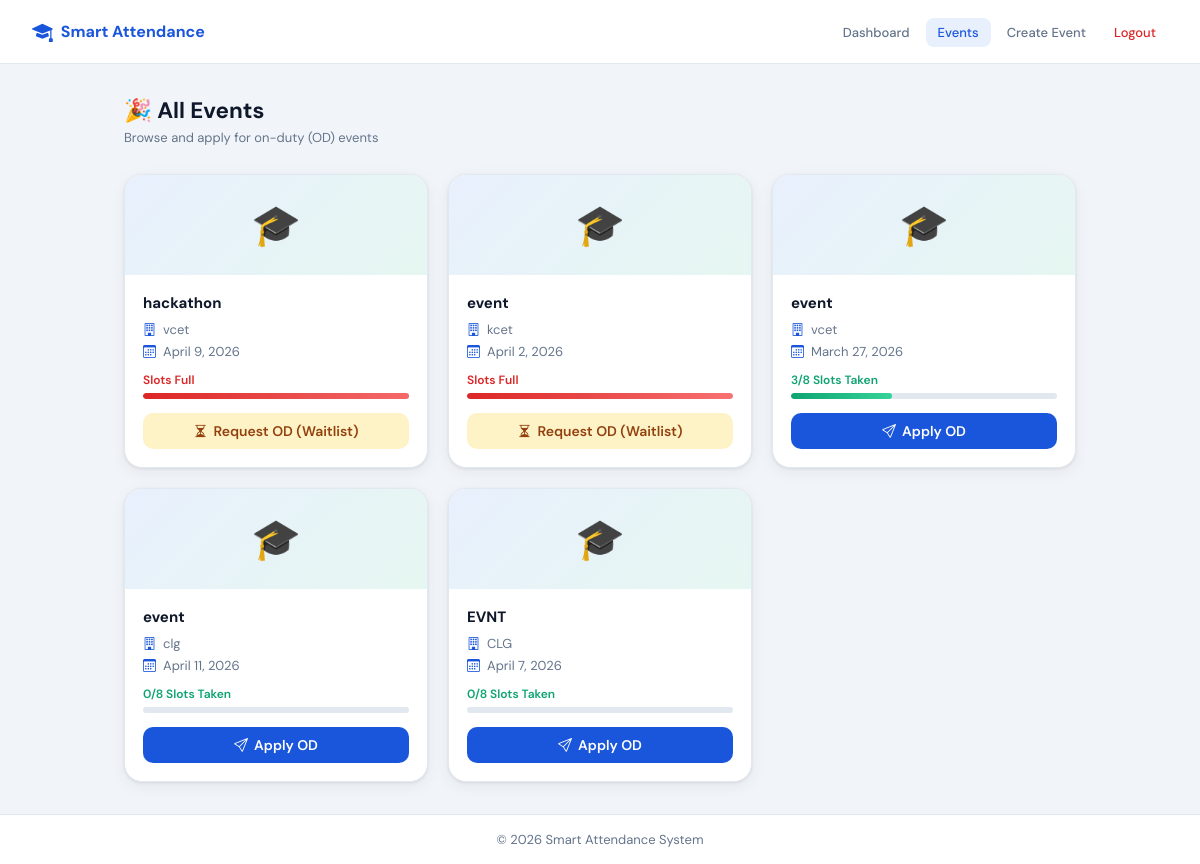
Page /events/ (signed in) on the earlier database version.
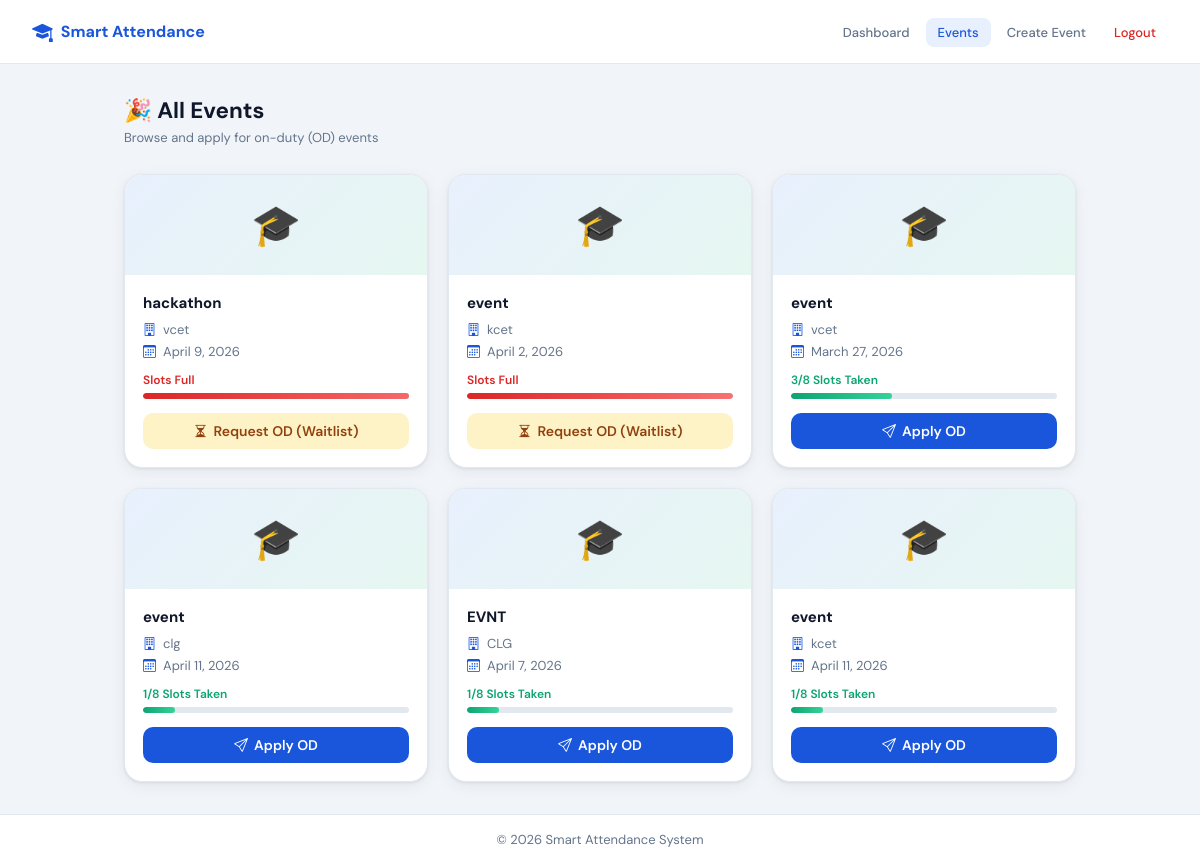
Same page on the later database version.
### events/models.py (models this page shows, shortened)
class Event(models.Model):
    college_name = models.CharField(max_length=100)
    event_name = models.CharField(max_length=100)
    event_date = models.DateField()
    brochure = models.FileField(upload_to='brochures/', blank=True, null=True)
    created_by = models.ForeignKey(
        settings.AUTH_USER_MODEL,
        on_delete=models.SET_NULL,
        null=True,
        blank=True
    )

### events/views.py (the view)
# urls.py: path('', views.event_list, name='event_list'),
@login_required
def event_list(request):
    events = Event.objects.all()
    event_data = []
    for event in events:
        count = ODApplication.objects.filter(
            date=event.event_date,
            status='approved'
        ).count()
        already_applied = ODApplication.objects.filter(
            student=request.user,
            date=event.event_date
        ).exists()
        event_data.append({
            'event': event,
            'count': count,
            'applied': already_applied,
        })
    return render(request, 'od/events.html', {'event_data': event_data})

### templates/od/events.html (shortened to what this page needs)
<!DOCTYPE html>
<html lang="en">
<head>
  <link href="https://cdn.jsdelivr.net/npm/bootstrap-icons@1.10.5/font/bootstrap-icons.css" rel="stylesheet"/>
</head>
<body>
<nav class="sa-nav">
  <a class="sa-nav-brand" href="{% url 'od_dashboard' %}">
    <i class="bi bi-mortarboard-fill" style="font-size:1.3rem;"></i> Smart Attendance
  </a>
  <ul class="sa-nav-links">
    <li><a href="{% url 'od_dashboard' %}">Dashboard</a></li>
    <li><a href="{% url 'event_list' %}" class="active">Events</a></li>
    <li><a href="{% url 'create_event' %}">Create Event</a></li>
    <li><a href="{% url 'logout' %}" class="logout">Logout</a></li>
  </ul>
</nav>
<div class="sa-page">
  <div class="page-header">
    <h1>🎉 All Events</h1>
    <p>Browse and apply for on-duty (OD) events</p>
  </div>
  {% if event_data %}
 <div class="events-grid">
  {% for item in event_data %}
  {% with event=item.event count=item.count applied=item.applied %}
  <div class="event-card">
    {% if event.brochure %}
      <img src="{{ event.brochure.url }}" class="event-brochure" alt="Brochure"/>
    {% else %}
      <div style="width:100%;height:100px;background:linear-gradient(135deg,var(--primary-lt),var(--accent-lt));display:flex;align-items:center;justify-content:center;font-size:2.5rem;">🎓</div>
    {% endif %}
    <div class="event-body">
      <div class="event-title">{{ event.event_name }}</div>
      <div class="event-meta">
        <div class="event-meta-row">
          <i class="bi bi-building"></i>{{ event.college_name }}
        </div>
        <div class="event-meta-row">
          <i class="bi bi-calendar3"></i>{{ event.event_date }}
        </div>
      </div>
      <div class="slot-bar-wrap">
        <div class="slot-label">
          <span style="color:{% if count >= 8 %}var(--danger){% else %}var(--accent){% endif %};">
            {% if count >= 8 %}
              Slots Full
            {% else %}
              {{ count }}/8 Slots Taken
            {% endif %}
          </span>
        </div>
        <div class="slot-track">
          <div class="slot-fill {% if count >= 8 %}full{% endif %}"
               style="width:{% widthratio count 8 100 %}%;">
          </div>
        </div>
      </div>
      {% if applied %}
        <button class="sa-btn sa-btn-disabled" disabled>
          <i class="bi bi-check-circle"></i> Already Applied
        </button>
      {% else %}
        <form method="POST" action="{% url 'apply_od' event.id %}">
          {% if count < 8 %}
            <button type="submit" class="sa-btn sa-btn-primary">
              <i class="bi bi-send"></i> Apply OD
            </button>
          {% else %}
            <button type="submit" class="sa-btn sa-btn-warning">
              <i class="bi bi-hourglass-split"></i> Request OD (Waitlist)
            </button>
          {% endif %}
        </form>
      {% endif %}
    </div>
  </div>
  {% endwith %}
  {% endfor %}
</div>
  {% else %}
  <div class="empty-state">
    <div class="empty-icon">📭</div>
    <p>No events available right now. Check back later!</p>
  </div>
  {% endif %}
</div>
<footer class="sa-footer">&copy; 2026 Smart Attendance System</footer>
</body>
</html>

### templates/od/events.html (style rules this page uses)
:root { --primary:#1a56db;--primary-dk:#1342b0;--primary-lt:#e8f0fd;--accent:#0ea472;--accent-lt:#e6f7f1;--surface:#fff;--bg:#f1f5f9;--border:#e2e8f0;--text:#0f172a;--muted:#64748b;--danger:#dc2626;--warning:#d97706; }
*,*::before,*::after { box-sizing:border-box;margin:0;padding:0; }
body { font-family:'DM Sans',sans-serif;background:var(--bg);color:var(--text);min-height:100vh;display:flex;flex-direction:column; }
.sa-nav { height:64px;background:var(--surface);border-bottom:1px solid var(--border);display:flex;align-items:center;padding:0 32px;gap:16px; }
.sa-nav-brand { display:flex;align-items:center;gap:8px;font-weight:700;color:var(--primary);text-decoration:none; }
.sa-nav-links { display:flex;gap:4px;margin-left:auto;list-style:none;flex-wrap:wrap; }
.sa-nav-links a { padding:6px 12px;border-radius:8px;font-size:13px;font-weight:500;color:var(--muted);text-decoration:none;transition:all .15s; }
.sa-nav-links a.active { background:var(--primary-lt);color:var(--primary); }
.sa-nav-links a.logout { color:var(--danger); }
.sa-page { flex:1;padding:32px 24px;max-width:1000px;margin:0 auto;width:100%; }
.page-header { margin-bottom:28px; }
.page-header h1 { font-size:1.4rem;font-weight:700; }
.page-header p { color:var(--muted);font-size:13px;margin-top:4px; }
.events-grid { display:grid;grid-template-columns:repeat(auto-fill,minmax(300px,1fr));gap:20px; }
.event-card { background:var(--surface);border:1px solid var(--border);border-radius:18px;overflow:hidden;box-shadow:0 1px 3px rgba(0,0,0,.08),0 4px 16px rgba(0,0,0,.06);transition:transform .2s,box-shadow .2s; }
.event-body { padding:18px; }
.event-title { font-size:15px;font-weight:700;margin-bottom:8px; }
.event-meta { display:flex;flex-direction:column;gap:5px;margin-bottom:12px; }
.event-meta-row { display:flex;align-items:center;gap:6px;font-size:13px;color:var(--muted); }
.event-meta-row i { color:var(--primary);width:14px; }
.slot-bar-wrap { margin-bottom:14px; }
.slot-label { font-size:12px;font-weight:600;margin-bottom:5px;display:flex;justify-content:space-between; }
.slot-track { height:6px;background:var(--border);border-radius:100px;overflow:hidden; }
.slot-fill { height:100%;border-radius:100px;background:linear-gradient(90deg,var(--accent),#34d399);transition:width .5s; }
.slot-fill.full { background:linear-gradient(90deg,var(--danger),#f87171); }
.sa-btn { display:inline-flex;align-items:center;gap:6px;padding:9px 18px;border-radius:10px;border:none;font-family:'DM Sans',sans-serif;font-size:14px;font-weight:600;cursor:pointer;transition:all .18s;text-decoration:none;width:100%;justify-content:center; }
.sa-btn-primary { background:var(--primary);color:#fff; }
.sa-btn-warning { background:#fef3c7;color:#92400e; }
.sa-footer { background:var(--surface);border-top:1px solid var(--border);text-align:center;padding:16px;font-size:13px;color:var(--muted); }

Differences in the rows shown:
computed for Event "clg": count "0" → "1"
computed for Event "EVNT": count "0" → "1"
added Event: event.event_name "event", event.college_name "kcet", event.event_date "April 11, 2026", count "1", shows "Apply OD"
